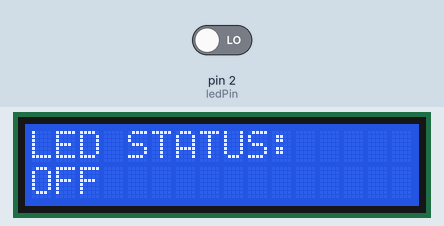
Simulated run of this sketch. Board: Arduino Uno, built with avr-gcc and run on an emulated ATmega328P. Shown: 16×2 character LCD. The test bench sets the inputs (shaded band); at power-on: pin 2 (ledPin) LOW. What the sketch prints to the serial monitor is not drawn.

Above: at 1.2 s.
1.3 s: pin 2 (ledPin) driven HIGH
At 2.5 s:
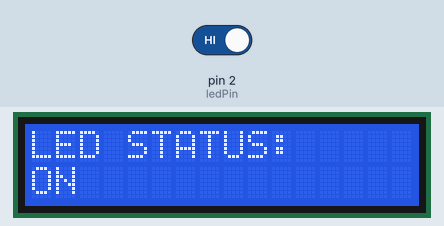
2.8 s: pin 2 (ledPin) driven LOW
At 3.7 s:
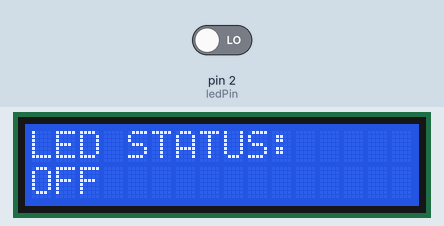
Timing chart, 0 to 5.8 s (numbered marks = the images above; inputs shaded):
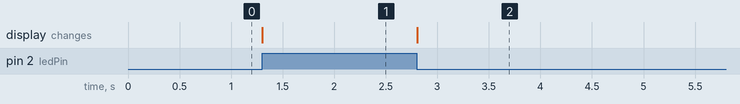

The sketch:

LCDScreen.ino
```cpp
#include <LiquidCrystal.h>

const int d4 = 4, d5 = 5, d6 = 6, d7 = 7;
const int rs = 11, en = 12;
const int ledPin = 2;
LiquidCrystal lcd(rs, en, d4, d5, d6, d7);

void setup() {
  Serial.begin(9600);
  pinMode(ledPin, INPUT);
  lcd.begin(16, 2);
  lcd.print("LED STATUS:");
}

void loop() {
  lcd.setCursor(0, 1);
  //lcd.print(millis() / 1000);
  int val = digitalRead(ledPin);
  if (val == 1) {
    lcd.print("ON ");
  }
  else {
    lcd.print("OFF");
  }
  Serial.println(val);

}
```

Measured:
- after the input at 1.3 s, the display: changes at once (image 1)
- after the input at 2.8 s, the display: changes at once (image 2)
